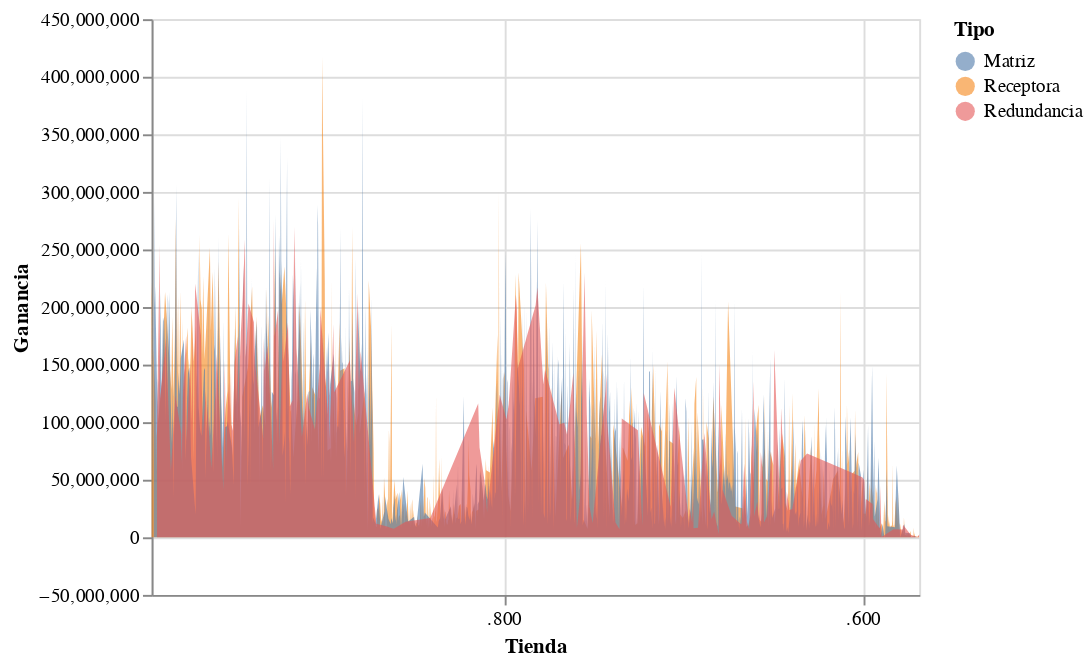

Notebook code cell kept with this figure:
### Code cell
#Elaboración de grafica de área con libraria altair.
venta_tipo=alt.Chart(conjunto).mark_area(opacity=0.6).encode(
    x="Tienda:T",
    y=alt.Y("Ganancia:Q",stack=None),
    color="Tipo:N"
)

venta_tipo

### Figure 1 — Vega-Lite specification as saved in the notebook (floating-point values rounded to 4 significant figures; data arrays with more than 128 entries replaced by an {"elided": "..."} marker saying what was removed)
{"config": {"view": {"continuousWidth": 400, "continuousHeight": 300}}, "data": {"name": "data-28292d30c3474f7b48b16707e720f376"}, "mark": {"type": "area", "opacity": 0.6}, "encoding": {"color": {"field": "Tipo", "type": "nominal"}, "x": {"field": "Tienda", "type": "temporal"}, "y": {"field": "Ganancia", "stack": null, "type": "quantitative"}}, "$schema": "https://vega.github.io/schema/vega-lite/v4.17.0.json", "datasets": {"data-28292d30c3474f7b48b16707e720f376": {"elided": "1712 records"}}}
